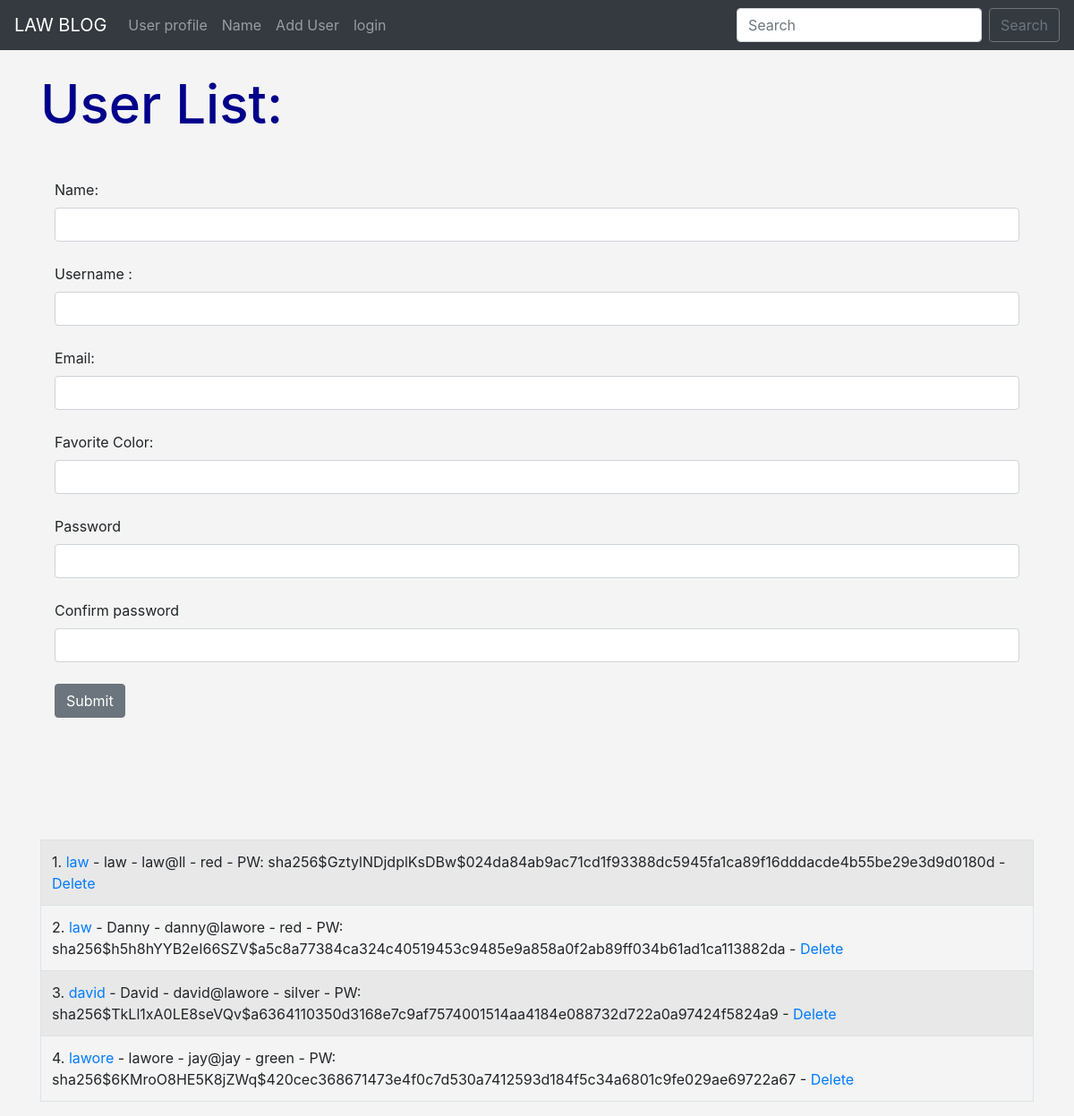
Screenshot of /user/add with the database file from the repository.
### hello.py (models this page shows, shortened)
class Users(db.Model,UserMixin):
    id = db.Column(db.Integer, primary_key=True)
    username= db.Column(db.String(20), nullable=False,unique=True)
    name = db.Column(db.String(200), nullable=False)
    email = db.Column(db.String(120), nullable=False, unique=True)
    date_added = db.Column(db.DateTime, default=datetime.utcnow)
    favorite_color=db.Column(db.String(120))
    password_hash=db.Column(db.String(120))
    @property
    def password(self):
        raise AttributeError('pasword is not a readable attribute!')

### hello.py (the view, shortened to what this page needs)
@helloapp.route('/user/add', methods=['GET',"POST"])
def add_user():
	name = None
	form = UserForm()
	our_users = Users.query.order_by(Users.date_added)
	return render_template("add_user.html",
		form=form,
		name=name,
		our_users=our_users)

### hello.py
class UserForm(FlaskForm):
    name = StringField("Name:", validators=[DataRequired()])
    username= StringField('Username :',validators=[DataRequired()])
    email=StringField('Email:',validators=[DataRequired()])
    favorite_color=StringField('Favorite Color:')
    password_hash = PasswordField('Password', validators=[DataRequired(), EqualTo('password_hash2', message='Passwords must match')])
    password_hash2=PasswordField('Confirm password ',validators=[DataRequired()])
    submit = SubmitField('Submit')

### templates/add_user.html (shortened to what this page needs)
{% extends 'base.html' %}
{% block content %}
{% if name %}
	<h1>User Added!</h1>
	<br/><br/>
<table class="table table-hover table-bordered table-striped">
{% for our_user in our_users %}
	<tr>
	<td>{{ our_user.id }}. <a href="{{ url_for('update', id=our_user.id)}}">{{ our_user.name }}</a> - {{ our_user.email }} - {{ our_user.favorite_color }} -
		<a href="{{ url_for('delete', id=our_user.id)}}">Delete</a></td>
	</tr>
{% endfor %}
</table>
{% else %}
	<h1>User List:</h1>
	<br/>
<div class="shadow p-3 mb-5 bg-body rounded">
	<form method="POST">
		{{ form.name.label(class="form-label") }}
		{{ form.name(class="form-control") }}
		<br/>
		{{ form.username.label(class="form-label") }}
		{{ form.username(class="form-control") }}
		<br/>
		{{ form.email.label(class="form-label") }}
		{{ form.email(class="form-control") }}
		<br/>
		{{ form.favorite_color.label(class="form-label") }}
		{{ form.favorite_color(class="form-control") }}
		<br/>
		{{ form.password_hash.label(class="form-label") }}
		{{ form.password_hash(class="form-control") }}
		<br/>
		{{ form.password_hash2.label(class="form-label") }}
		{{ form.password_hash2(class="form-control") }}
		<br/>
		{{ form.submit(class="btn btn-secondary") }}
	</form>
</div>
<br/><br/><br/>
<table class="table table-hover table-bordered table-striped">
{% for our_user in our_users %}
	<tr>
	<td>{{ our_user.id }}. <a href="{{ url_for('update', id=our_user.id)}}">{{ our_user.name }}</a> - {{our_user.username }} - {{ our_user.email }} - {{ our_user.favorite_color }} -
	PW: {{ our_user.password_hash }} -
	<a href="{{ url_for('delete', id=our_user.id)}}">Delete</a></td>
	</tr>
{% endfor %}
</table>
{% endif %}
{% endblock %}

### templates/base.html (shortened to what this page needs)
<!doctype html>
<html lang="en">
  <head>
    <link rel="stylesheet" href="https://cdn.jsdelivr.net/npm/bootstrap@4.0.0/dist/css/bootstrap.min.css">
    <link rel="stylesheet" href="{{url_for('static',filename='css/styel.css')}}">
  </head>
  <body>
     {%include 'navbar.html'%}
    <br/>
    <div class="container">
        {%block content%}
        {% endblock %}
    </div>
  </body>
</html>

### templates/navbar.html (shortened to what this page needs)
<nav class="navbar navbar-expand-lg navbar-dark bg-dark">
    <a class="navbar-brand" href="{{url_for('index')}}">LAW BLOG</a>
    <div class="collapse navbar-collapse" id="navbarSupportedContent">
      <ul class="navbar-nav mr-auto">
        <li class="nav-item">
          <a class="nav-link" href="{{url_for('user',name='Law')}}">User profile</a>
        </li>
        <li class="nav-item">
            <a class="nav-link" href="{{ url_for('name') }}">Name</a>
          </li>
          <li class="nav-item">
            <a class="nav-link" href="{{ url_for('add_user') }}">Add User</a>
          </li>
          <li class="nav-item">
            <a class="nav-link" href="{{ url_for('login') }}">login</a>
          </li>
      </ul>
      <form class="form-inline my-2 my-lg-0">
        <input class="form-control mr-sm-2" type="search" placeholder="Search" aria-label="Search">
        <button class="btn btn-outline-secondary my-2 my-sm-0" type="submit">Search</button>
      </form>
    </div>
  </nav>

### static/css/styel.css (style rules this page uses)
h1 { color: darkblue; font-size: 60px; }
body { background: #f4f4f4; }

### rows the page displays
Users: id "1", name "law", username "law", email "law@ll", favorite_color "red", password_hash "sha256$GztylNDjdplKsDBw$024da84ab9ac71cd1f93388dc5945fa1ca89f16dddacde4b55be29e3d9d0180d"
Users: id "2", name "law", username "Danny", email "danny@lawore", favorite_color "red", password_hash "sha256$h5h8hYYB2eI66SZV$a5c8a77384ca324c40519453c9485e9a858a0f2ab89ff034b61ad1ca113882da"
Users: id "3", name "david", username "David", email "david@lawore", favorite_color "silver", password_hash "sha256$TkLl1xA0LE8seVQv$a6364110350d3168e7c9af7574001514aa4184e088732d722a0a97424f5824a9"
Users: id "4", name "lawore", username "lawore", email "jay@jay", favorite_color "green", password_hash "sha256$6KMroO8HE5K8jZWq$420cec368671473e4f0c7d530a7412593d184f5c34a6801c9fe029ae69722a67"
